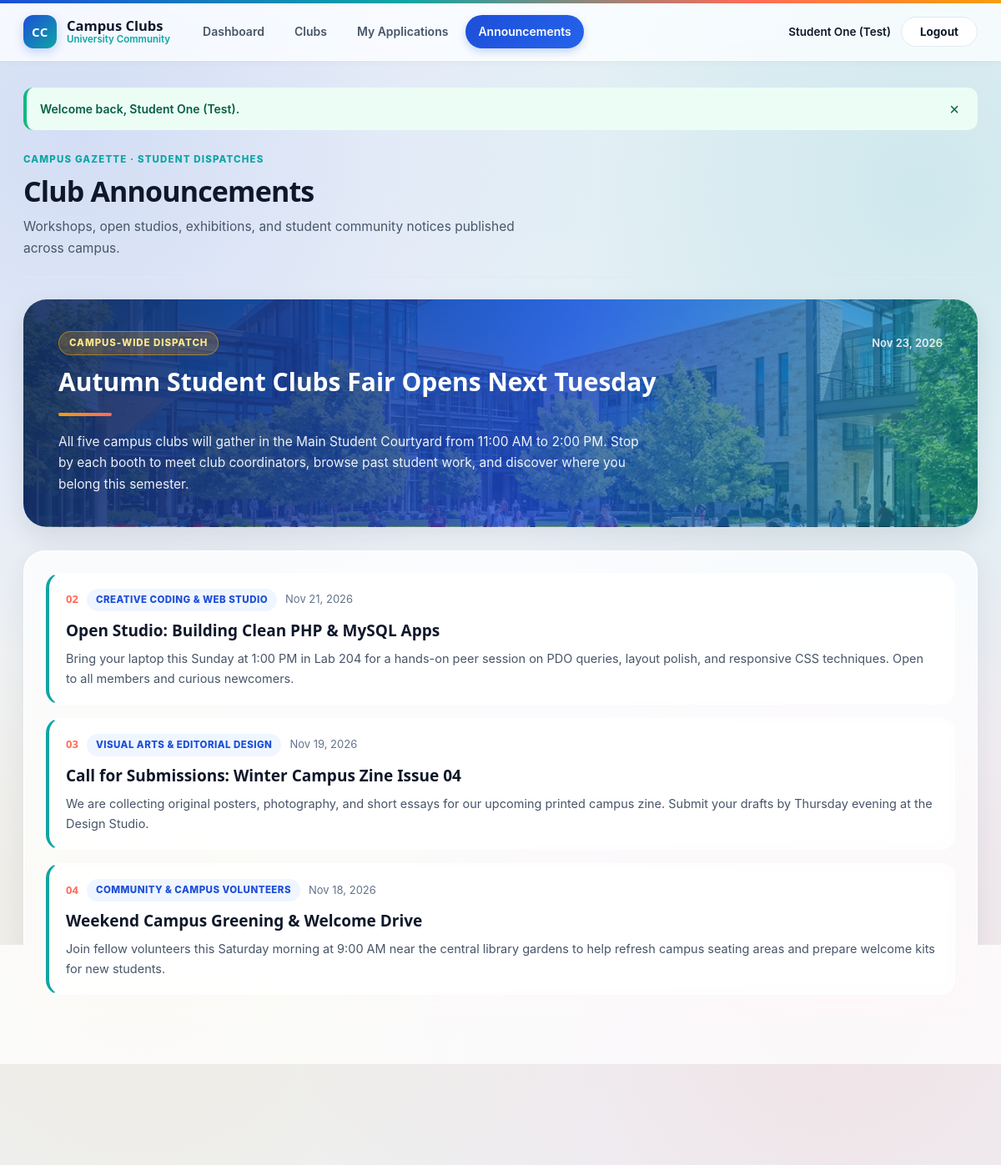
The app's page /student/announcements.php (signed in) with its own data.
### tables this page shows
CREATE TABLE `announcements` (
    `id` INT UNSIGNED NOT NULL AUTO_INCREMENT,
    `club_id` INT UNSIGNED DEFAULT NULL,
    `title` VARCHAR(180) NOT NULL,
    `content` TEXT NOT NULL,
    `created_at` TIMESTAMP NOT NULL DEFAULT CURRENT_TIMESTAMP,
    PRIMARY KEY (`id`),
    KEY `idx_announcements_club` (`club_id`),
    KEY `idx_announcements_created` (`created_at`),
    CONSTRAINT `fk_announcements_club`
        FOREIGN KEY (`club_id`) REFERENCES `clubs` (`id`)
        ON DELETE CASCADE ON UPDATE CASCADE
);

CREATE TABLE `clubs` (
    `id` INT UNSIGNED NOT NULL AUTO_INCREMENT,
    `name` VARCHAR(140) NOT NULL,
    `description` TEXT NOT NULL,
    `category` VARCHAR(80) NOT NULL,
    `activities` TEXT NOT NULL,
    `image` VARCHAR(255) DEFAULT 'images/club-tech.jpg',
    `created_at` TIMESTAMP NOT NULL DEFAULT CURRENT_TIMESTAMP,
    PRIMARY KEY (`id`),
    UNIQUE KEY `uq_clubs_name` (`name`),
    KEY `idx_clubs_category` (`category`)
);

### db.php (called while the page is built, shortened)
<?php
function e($value): string
{
    return htmlspecialchars((string) ($value ?? ''), ENT_QUOTES, 'UTF-8');
}
function format_date(?string $dateStr): string
{
    $ts = strtotime($dateStr);
    return $ts ? date('M j, Y', $ts) : e($dateStr);
}

### student/announcements.php (the view, shortened to what this page needs)
<?php
require_once '../db.php';
$announcements = $pdo->query(
    'SELECT a.*, c.name AS club_name
     FROM announcements a
     LEFT JOIN clubs c ON c.id = a.club_id
     ORDER BY a.created_at DESC'
)->fetchAll();
require '../header.php';
?>
<section class="editorial-masthead">
    <div>
        <span class="kicker">Campus Gazette &middot; Student Dispatches</span>
        <h1 class="display-title">Club Announcements</h1>
        <p class="lead-copy">Workshops, open studios, exhibitions, and student community notices published across campus.</p>
    </div>
</section>
<?php if (empty($announcements)): ?>
    <section class="surface-block">
        <p class="empty-copy">No announcements have been published yet.</p>
    </section>
<?php else: ?>
    <?php $lead = $announcements[0]; $others = array_slice($announcements, 1); ?>
    <article class="gazette-lead">
        <div class="gazette-lead-meta">
            <span class="edition-tag"><?= e($lead['club_name'] ?: 'Campus-Wide Dispatch') ?></span>
            <span class="lead-date"><?= e(format_date($lead['created_at'])) ?></span>
        </div>
        <h2><?= e($lead['title']) ?></h2>
        <div class="ochre-rule"></div>
        <p><?= nl2br(e($lead['content'])) ?></p>
    </article>
    <?php if (!empty($others)): ?>
        <section class="surface-block">
            <div class="gazette-list">
                <?php foreach ($others as $idx => $item): ?>
                    <article class="gazette-entry">
                        <div class="gazette-meta">
                            <span class="gazette-num"><?= str_pad((string) ($idx + 2), 2, '0', STR_PAD_LEFT) ?></span>
                            <span class="cat-tag"><?= e($item['club_name'] ?: 'Campus-Wide') ?></span>
                            <span class="muted small-text"><?= e(format_date($item['created_at'])) ?></span>
                        </div>
                        <h3 class="gazette-title"><?= e($item['title']) ?></h3>
                        <p class="gazette-body"><?= nl2br(e($item['content'])) ?></p>
                    </article>
                <?php endforeach; ?>
            </div>
        </section>
    <?php endif; ?>
<?php endif; ?>
<?php require '../footer.php'; ?>

### records on screen
announcements: created_at "Nov 23, 2026", title "Autumn Student Clubs Fair Opens Next Tuesday", content "All five campus clubs will gather in the Main Student Courtyard from 11:00 AM to 2:00 PM. Stop by each booth to meet club coordinators, browse past student work, and discover where you belong this semester."
announcements: idx "02", club.name "CREATIVE CODING & WEB STUDIO", created_at "Nov 21, 2026", title "Open Studio: Building Clean PHP & MySQL Apps", content "Bring your laptop this Sunday at 1:00 PM in Lab 204 for a hands-on peer session on PDO queries, layout polish, and responsive CSS techniques. Open to all members and curious newcomers."
announcements: idx "03", club.name "VISUAL ARTS & EDITORIAL DESIGN", created_at "Nov 19, 2026", title "Call for Submissions: Winter Campus Zine Issue 04", content "We are collecting original posters, photography, and short essays for our upcoming printed campus zine. Submit your drafts by Thursday evening at the Design Studio."
announcements: idx "04", club.name "COMMUNITY & CAMPUS VOLUNTEERS", created_at "Nov 18, 2026", title "Weekend Campus Greening & Welcome Drive", content "Join fellow volunteers this Saturday morning at 9:00 AM near the central library gardens to help refresh campus seating areas and prepare welcome kits for new students."

### other values on screen
$user_name "Student One (Test)"
$flash['message'] "Welcome back, Student One (Test)."
$lead['club_name'] ?: 'Campus-Wide Dispatch' "CAMPUS-WIDE DISPATCH"
